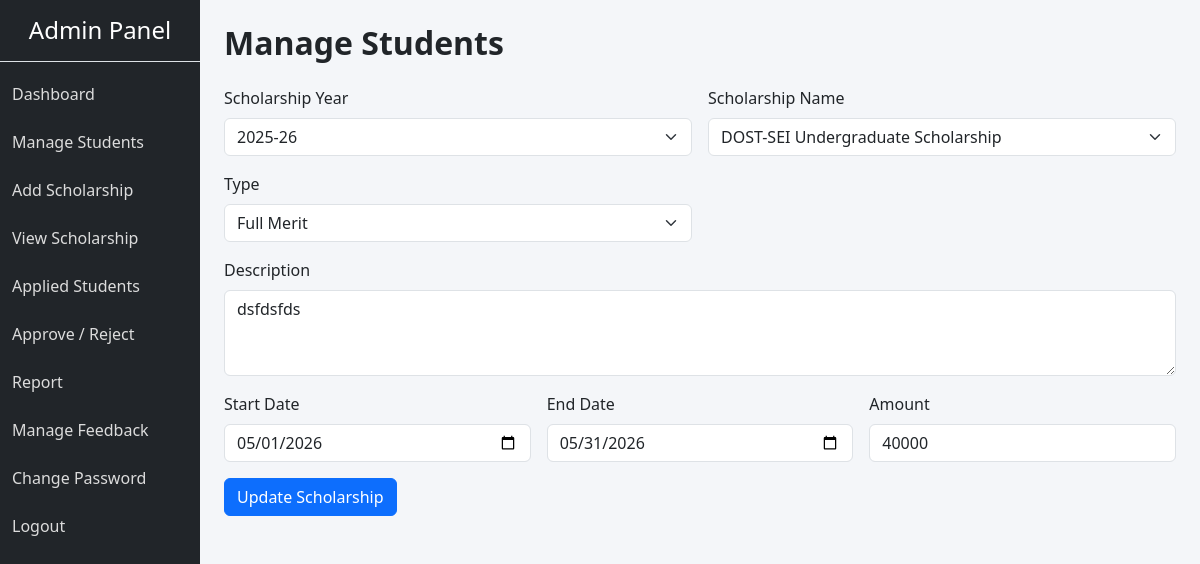
/admin/edit_scholarship.php?ss_id=12 (signed in), run on the app's committed database.
### tables this page shows
CREATE TABLE `ss_master` (
  `ss_id` int(5) NOT NULL,
  `ss_name` varchar(100) NOT NULL,
  `ss_type` varchar(100) NOT NULL,
  `ss_desc` varchar(1000) DEFAULT NULL,
  `ss_start` date NOT NULL,
  `ss_end` date NOT NULL,
  `ss_amount` int(10) NOT NULL,
  `ss_year` varchar(20) DEFAULT NULL,
  `ss_status` varchar(10) NOT NULL DEFAULT 'active'
);

### admin/edit_scholarship.php (the view, shortened to what this page needs)
<?php
include "../db.php";
$ss_id = $_GET['ss_id'];
$stmt = $conn->prepare("SELECT * FROM `ss_master` WHERE `ss_id` = '". $ss_id ."' ");
$stmt->execute();
$result = $stmt->get_result();
$user = $result->fetch_assoc();
?>
<!DOCTYPE html>
<html lang="en">
<head>
    <link href="https://cdn.jsdelivr.net/npm/bootstrap@5.3.2/dist/css/bootstrap.min.css" rel="stylesheet">
    <link href="css/style.css" rel="stylesheet">
</head>
<body>
<div class="container-fluid">
    <div class="row">
        <?php include 'sidebar.php'; ?>
        <div class="col-md-9 col-lg-10 p-4 content-area">
            <h2 class="fw-bold mb-4">Manage Students</h2>
           <form method="post">
                    <div class="row g-3">
                       <div class="col-md-6">
                            <label class="form-label">Scholarship Year</label>
                            <select class="form-select" name="ss_year">
                                <option <?php if($user['ss_year']=="2025-26") echo "selected"; ?>>2025-26</option>
                            </select>
                        </div>
                        <div class="col-md-6">
                            <label class="form-label">Scholarship Name</label>
                            <select class="form-select" name="ss_name">
                               <option <?php if($user['ss_name']=="DOST-SEI Undergraduate Scholarship") echo "selected"; ?>>DOST-SEI Undergraduate Scholarship</option>
                            </select>
                        </div>
                        <div class="col-md-6">
                            <label class="form-label">Type</label>
                            <select class="form-select" name="ss_type">
                                <option <?php if($user['ss_type']=="Full Merit") echo "selected"; ?>>Full Merit</option>
                            </select>
                        </div>
                        <div class="col-md-12">
                            <label class="form-label">Description</label>
                            <textarea class="form-control" rows="3" name="ss_desc" ><?php echo $user['ss_desc']; ?></textarea>
                        </div>
                        <div class="col-md-4">
                            <label class="form-label">Start Date</label>
                            <input type="date" class="form-control" name="ss_start" value="<?php echo $user['ss_start']; ?>">
                        </div>
                        <div class="col-md-4">
                            <label class="form-label">End Date</label>
                            <input type="date" class="form-control" name="ss_end" value="<?php echo $user['ss_end']; ?>">
                        </div>
                        <div class="col-md-4">
                            <label class="form-label">Amount</label>
                            <input type="number" class="form-control" name="ss_amount" value="<?php echo $user['ss_amount']; ?>">
                        </div>
                    </div>
                    <button class="btn btn-primary mt-3" name="submit">Update Scholarship</button>
                </form>
        </div>
    </div>
</div>
</body>
</html>

### admin/css/style.css (style rules this page uses)
body { background: #f4f6f9; }

### data on the page
ss_master: ss_year "2025-26", ss_name "DOST-SEI Undergraduate Scholarship", ss_type "Full Merit", ss_desc "dsfdsfds", ss_start "05/01/2026", ss_end "05/31/2026", ss_amount "40000"
